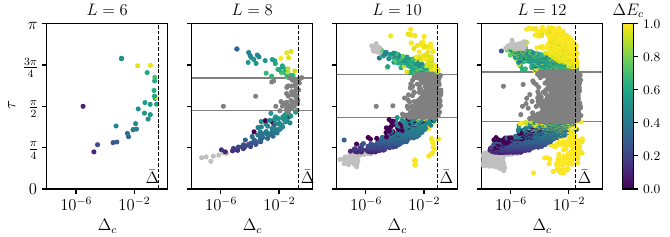

Reproduce this figure in Python.
import numpy as np
from matplotlib import rc
rc('text', usetex=True)
import matplotlib.pyplot as plt
import matplotlib.ticker as ticker

def cm_to_inch(value):
    return value/2.54

# parameters
g = 1.0
m = 1.0
h = 1.0
start = 0.0
res = 1000000

fig = plt.figure(1, figsize=(cm_to_inch(17), cm_to_inch(6)), constrained_layout=False)

for l, L in enumerate([6, 8, 10, 12]):

       plt.subplot(1, 4, l + 1)

       if L == 6:
              size = 13
              idx_final_0 = 28
              idx_initial_pi = 28
              tau_initial = 0.0
              tau_final = 0.0
              end = 3.141592653589793
              idx_hr = 0
              idx_res_upper = 28
              annotation = r"$(\mathrm{a}) \; L=6$"

              name = "hhz_scaled_gap_widths_and_energies_L" + str(L) \
              + "_tau_start" + str(start).replace(".", "-") + "_tau_end" + str(end).replace(".", "-") \
              + "_tau_res" + str(res) + ".npz"

              data = np.load(name)
              indices = data["idx"]
              widths = data["widths"]

              widths_x_0 = data["widths_x_0"]
              widths_z_0 = data["widths_z_0"]
              widths_zz_0 = data["widths_zz_0"]
              widths_avg_0 = 0.5 * (widths_x_0 + widths_z_0 + widths_zz_0)

              widths_x_pi = data["widths_x_pi"]
              widths_z_pi = data["widths_z_pi"]
              widths_zz_pi = data["widths_zz_pi"]
              widths_avg_pi = 0.5 * (widths_x_pi + widths_z_pi + widths_zz_pi)

              tau_min = start + indices[0] * (end - start) / res

              # plot results
              markersize = 7
              plt.axvline(2. * np.pi / size, color="black", ls="--", lw=0.75, zorder=4)

              # these lines are for all L
              scat = plt.scatter(widths[idx_hr:idx_final_0 + 1], tau_min[idx_hr:idx_final_0 + 1],  marker="o", s=markersize, c=np.absolute(widths_avg_0[idx_hr:idx_final_0 + 1]), cmap="viridis_r", vmin=0., vmax=5., zorder=3)
              scat = plt.scatter(widths[idx_initial_pi: idx_res_upper + 1], tau_min[idx_initial_pi: idx_res_upper + 1],  marker="o", s=markersize, c=np.absolute(widths_avg_pi[idx_initial_pi:idx_res_upper + 1]), cmap="viridis_r", vmin=0., vmax=5., zorder=3)

              for i in range(idx_res_upper, len(tau_min)):

                     if widths[i] < 1.e-5:
                            scat = plt.scatter(widths[i:i + 1], tau_min[i:i + 1], marker="o", s=markersize,
                                                        c="silver", cmap="viridis_r", vmin=0., vmax=5., zorder=3)

                     else:
                            scat = plt.scatter(widths[i:i + 1], tau_min[i:i + 1], marker="o", s=markersize,
                                                        c=np.absolute(widths_avg_pi[i:i + 1]), cmap="viridis_r", vmin=0.,
                                                        vmax=5., zorder=3)


              scat = plt.scatter(widths[idx_final_0 + 1: idx_initial_pi], tau_min[idx_final_0 + 1: idx_initial_pi],  marker="o", s=markersize, color="gray", zorder=3)

              plt.axhline(tau_initial, color="gray", lw=1, zorder=2)
              plt.axhline(tau_final, color="gray", lw=1, zorder=2)
              plt.annotate(r"$\bar{\Delta}$", (0.25 * np.pi / size, 0.1), fontsize=12, zorder=5)


              # plt.grid(color="black", lw=0.5, zorder=1)
              plt.xlabel(r"$\Delta_{c}$", fontsize=12)

              # # ylabel L = 6 only
              plt.ylabel(r"$\tau$", fontsize=12)

              plt.xscale("log")
              plt.xlim(1.e-8, 2.0)
              plt.xticks([1.e-6, 1.e-2], fontsize=12)


              plt.ylim(0.0, np.pi)

              # # L = 6
              plt.yticks([0, 0.25 * np.pi, 0.5 * np.pi, 0.75 * np.pi, np.pi], [r"$0$", r"$\frac{\pi}{4}$", r"$\frac{\pi}{2}$", r"$\frac{3\pi}{4}$", r"$\pi$"], fontsize=12)

              # annotate with system size
              # plt.gcf().text(0.02, 0.02, annotation, fontsize=8)
              plt.title(r"$L=" + str(L) + r"$", fontsize=12)


       elif L == 8:

              size = 30
              end = 3.141
              idx_final_0 = 97
              idx_initial_pi = 155
              tau_initial = 1.49
              tau_final = 2.105
              idx_res_upper = 190
              annotation = r"$(\mathrm{b}) \; L=8$"

              name = "hhz_scaled_gap_widths_and_energies_L" + str(L) \
              + "_tau_start" + str(start).replace(".", "-") + "_tau_end" + str(end).replace(".", "-") \
              + "_tau_res" + str(res) + ".npz"

              data = np.load(name)
              indices = data["idx"]
              widths = data["widths"]

              widths_x_0 = data["widths_x_0"]
              widths_z_0 = data["widths_z_0"]
              widths_zz_0 = data["widths_zz_0"]
              widths_avg_0 = 0.5 * (widths_x_0 + widths_z_0 + widths_zz_0)

              widths_x_pi = data["widths_x_pi"]
              widths_z_pi = data["widths_z_pi"]
              widths_zz_pi = data["widths_zz_pi"]
              widths_avg_pi = 0.5 * (widths_x_pi + widths_z_pi + widths_zz_pi)

              tau_min = start + indices[0] * (end - start) / res

              # high res (only for  L=8, 10, 12 - for L=6 comment all lines including high res data)
              start_hr = 0.25
              end_hr = 1.0
              res_hr = 15000000
              name = "hhz_scaled_gap_widths_and_energies_from_gaps_L" + str(L) \
                     + "_tau_start" + str(start_hr).replace(".", "-") + "_tau_end" + str(end_hr).replace(".", "-") \
                     + "_tau_res" + str(res_hr) + ".npz"

              data = np.load(name)
              tau_min_hr = data["times"]
              widths_hr = data["widths"]
              widths_avg_hr = data["widths_avg_0"]

              # fibd index between high res and low res
              idx_hr = np.searchsorted(tau_min, 1.0, side="right")

              # find index between resolution
              idx_res = np.searchsorted(tau_min_hr, 0.7, side="right")


              # plot results
              markersize = 7
              plt.axvline(2. * np.pi / size, color="black", ls="--", lw=0.75, zorder=4)


              # high res (only for  L=8, 10, 12 - for L=6 comment all lines including high res data)
              for i in range(idx_res):

                     if widths_hr[i] < 1.e-5:

                            scat_hr = plt.scatter(widths_hr[i:i + 1], tau_min_hr[i:i + 1],  marker="o", s=markersize, c="silver", cmap="viridis_r", vmin=0., vmax=5., zorder=3)

                     else:
                            scat_hr = plt.scatter(widths_hr[i:i + 1], tau_min_hr[i:i + 1],  marker="o", s=markersize, c=np.absolute(widths_avg_hr[i:i + 1]), cmap="viridis_r", vmin=0., vmax=5., zorder=3)


              scat_hr = plt.scatter(widths_hr[idx_res:], tau_min_hr[idx_res:],  marker="o", s=markersize, c=np.absolute(widths_avg_hr[idx_res:]), cmap="viridis_r", vmin=0., vmax=5., zorder=3)

              # these lines are for all L
              scat = plt.scatter(widths[idx_hr:idx_final_0 + 1], tau_min[idx_hr:idx_final_0 + 1],  marker="o", s=markersize, c=np.absolute(widths_avg_0[idx_hr:idx_final_0 + 1]), cmap="viridis_r", vmin=0., vmax=5., zorder=3)
              scat = plt.scatter(widths[idx_initial_pi: idx_res_upper + 1], tau_min[idx_initial_pi: idx_res_upper + 1],  marker="o", s=markersize, c=np.absolute(widths_avg_pi[idx_initial_pi:idx_res_upper + 1]), cmap="viridis_r", vmin=0., vmax=5., zorder=3)

              for i in range(idx_res_upper, len(tau_min)):

                     if widths[i] < 1.e-5:
                            scat = plt.scatter(widths[i:i + 1], tau_min[i:i + 1], marker="o", s=markersize,
                                                        c="silver", cmap="viridis_r", vmin=0., vmax=5., zorder=3)

                     else:
                            scat = plt.scatter(widths[i:i + 1], tau_min[i:i + 1], marker="o", s=markersize,
                                                        c=np.absolute(widths_avg_pi[i:i + 1]), cmap="viridis_r", vmin=0.,
                                                        vmax=5., zorder=3)


              scat = plt.scatter(widths[idx_final_0 + 1: idx_initial_pi], tau_min[idx_final_0 + 1: idx_initial_pi],  marker="o", s=markersize, color="gray", zorder=3)

              plt.axhline(tau_initial, color="gray", lw=1, zorder=2)
              plt.axhline(tau_final, color="gray", lw=1, zorder=2)
              plt.annotate(r"$\bar{\Delta}$", (3 * np.pi / size, 0.1), fontsize=12, zorder=5)


              # plt.grid(color="black", lw=0.5, zorder=1)
              plt.xlabel(r"$\Delta_{c}$", fontsize=12)

              plt.xscale("log")
              plt.xlim(1.e-8, 2.0)
              plt.xticks([1.e-6, 1.e-2], fontsize=12)


              plt.ylim(0.0, np.pi)

              # L=8, 10, 12
              plt.yticks([0, 0.25 * np.pi, 0.5 * np.pi, 0.75 * np.pi, np.pi], [], fontsize=12)

              # annotate with system size
              # plt.gcf().text(0.02, 0.02, annotation, fontsize=8)
              plt.title(r"$L=" + str(L) + r"$", fontsize=12)


       elif L == 10:
              size = 78
              idx_final_0 = 675
              idx_initial_pi = 1125
              end = 3.141592653589793
              idx_res_upper = 1320
              tau_initial = 1.36
              tau_final = 2.18
              annotation = r"$(\mathrm{c}) \; L=10$"

              name = "hhz_scaled_gap_widths_and_energies_L" + str(L) \
              + "_tau_start" + str(start).replace(".", "-") + "_tau_end" + str(end).replace(".", "-") \
              + "_tau_res" + str(res) + ".npz"

              data = np.load(name)
              indices = data["idx"]
              widths = data["widths"]

              widths_x_0 = data["widths_x_0"]
              widths_z_0 = data["widths_z_0"]
              widths_zz_0 = data["widths_zz_0"]
              widths_avg_0 = 0.5 * (widths_x_0 + widths_z_0 + widths_zz_0)

              widths_x_pi = data["widths_x_pi"]
              widths_z_pi = data["widths_z_pi"]
              widths_zz_pi = data["widths_zz_pi"]
              widths_avg_pi = 0.5 * (widths_x_pi + widths_z_pi + widths_zz_pi)

              tau_min = start + indices[0] * (end - start) / res

              # high res (only for  L=8, 10, 12 - for L=6 comment all lines including high res data)
              start_hr = 0.25
              end_hr = 1.0
              res_hr = 15000000
              name = "hhz_scaled_gap_widths_and_energies_from_gaps_L" + str(L) \
                     + "_tau_start" + str(start_hr).replace(".", "-") + "_tau_end" + str(end_hr).replace(".", "-") \
                     + "_tau_res" + str(res_hr) + ".npz"

              data = np.load(name)
              tau_min_hr = data["times"]
              widths_hr = data["widths"]
              widths_avg_hr = data["widths_avg_0"]

              # fibd index between high res and low res
              idx_hr = np.searchsorted(tau_min, 1.0, side="right")

              # find index between resolution
              idx_res = np.searchsorted(tau_min_hr, 0.7, side="right")


              # plot results
              markersize = 7
              plt.axvline(2. * np.pi / size, color="black", ls="--", lw=0.75, zorder=4)


              # high res (only for  L=8, 10, 12 - for L=6 comment all lines including high res data)
              for i in range(idx_res):

                     if widths_hr[i] < 1.e-5:

                            scat_hr = plt.scatter(widths_hr[i:i + 1], tau_min_hr[i:i + 1],  marker="o", s=markersize, c="silver", cmap="viridis_r", vmin=0., vmax=5., zorder=3)

                     else:
                            scat_hr = plt.scatter(widths_hr[i:i + 1], tau_min_hr[i:i + 1],  marker="o", s=markersize, c=np.absolute(widths_avg_hr[i:i + 1]), cmap="viridis_r", vmin=0., vmax=5., zorder=3)


              scat_hr = plt.scatter(widths_hr[idx_res:], tau_min_hr[idx_res:],  marker="o", s=markersize, c=np.absolute(widths_avg_hr[idx_res:]), cmap="viridis_r", vmin=0., vmax=5., zorder=3)

              # these lines are for all L
              scat = plt.scatter(widths[idx_hr:idx_final_0 + 1], tau_min[idx_hr:idx_final_0 + 1],  marker="o", s=markersize, c=np.absolute(widths_avg_0[idx_hr:idx_final_0 + 1]), cmap="viridis_r", vmin=0., vmax=5., zorder=3)
              scat = plt.scatter(widths[idx_initial_pi: idx_res_upper + 1], tau_min[idx_initial_pi: idx_res_upper + 1],  marker="o", s=markersize, c=np.absolute(widths_avg_pi[idx_initial_pi:idx_res_upper + 1]), cmap="viridis_r", vmin=0., vmax=5., zorder=3)

              for i in range(idx_res_upper, len(tau_min)):

                     if widths[i] < 1.e-5:
                            scat = plt.scatter(widths[i:i + 1], tau_min[i:i + 1], marker="o", s=markersize,
                                                        c="silver", cmap="viridis_r", vmin=0., vmax=5., zorder=3)

                     else:
                            scat = plt.scatter(widths[i:i + 1], tau_min[i:i + 1], marker="o", s=markersize,
                                                        c=np.absolute(widths_avg_pi[i:i + 1]), cmap="viridis_r", vmin=0.,
                                                        vmax=5., zorder=3)


              scat = plt.scatter(widths[idx_final_0 + 1: idx_initial_pi], tau_min[idx_final_0 + 1: idx_initial_pi],  marker="o", s=markersize, color="gray", zorder=3)

              plt.axhline(tau_initial, color="gray", lw=1, zorder=2)
              plt.axhline(tau_final, color="gray", lw=1, zorder=2)
              plt.annotate(r"$\bar{\Delta}$", (3 * np.pi / size, 0.1), fontsize=12, zorder=5)


              # plt.grid(color="black", lw=0.5, zorder=1)
              plt.xlabel(r"$\Delta_{c}$", fontsize=12)

              plt.xscale("log")
              plt.xlim(1.e-8, 2.0)
              plt.xticks([1.e-6, 1.e-2], fontsize=12)


              plt.ylim(0.0, np.pi)

              # L=8, 10, 12
              plt.yticks([0, 0.25 * np.pi, 0.5 * np.pi, 0.75 * np.pi, np.pi], [], fontsize=12)

              # annotate with system size
              # plt.gcf().text(0.02, 0.02, annotation, fontsize=8)
              plt.title(r"$L=" + str(L) + r"$", fontsize=12)

       else:
              L = 12
              size = 224
              idx_final_0 = 5500
              idx_initial_pi = 9500
              idx_res_upper = 11195
              tau_initial = 1.28
              tau_final = 2.22
              end = 3.141592653589793
              annotation = r"$(\mathrm{d}) \; L=12$"

              name = "hhz_scaled_gap_widths_and_energies_L" + str(L) \
              + "_tau_start" + str(start).replace(".", "-") + "_tau_end" + str(end).replace(".", "-") \
              + "_tau_res" + str(res) + ".npz"

              data = np.load(name)
              indices = data["idx"]
              widths = data["widths"]

              widths_x_0 = data["widths_x_0"]
              widths_z_0 = data["widths_z_0"]
              widths_zz_0 = data["widths_zz_0"]
              widths_avg_0 = 0.5 * (widths_x_0 + widths_z_0 + widths_zz_0)

              widths_x_pi = data["widths_x_pi"]
              widths_z_pi = data["widths_z_pi"]
              widths_zz_pi = data["widths_zz_pi"]
              widths_avg_pi = 0.5 * (widths_x_pi + widths_z_pi + widths_zz_pi)

              tau_min = start + indices[0] * (end - start) / res

              # high res (only for  L=8, 10, 12 - for L=6 comment all lines including high res data)
              start_hr = 0.25
              end_hr = 1.0
              res_hr = 15000000
              name = "hhz_scaled_gap_widths_and_energies_from_gaps_L" + str(L) \
                     + "_tau_start" + str(start_hr).replace(".", "-") + "_tau_end" + str(end_hr).replace(".", "-") \
                     + "_tau_res" + str(res_hr) + ".npz"

              data = np.load(name)
              tau_min_hr = data["times"]
              widths_hr = data["widths"]
              widths_avg_hr = data["widths_avg_0"]

              # fibd index between high res and low res
              idx_hr = np.searchsorted(tau_min, 1.0, side="right")

              # find index between resolution
              idx_res = np.searchsorted(tau_min_hr, 0.7, side="right")


              # plot results
              markersize = 7
              plt.axvline(2. * np.pi / size, color="black", ls="--", lw=0.75, zorder=4)


              # high res (only for  L=8, 10, 12 - for L=6 comment all lines including high res data)
              for i in range(idx_res):

                     if widths_hr[i] < 1.e-5:

                            scat_hr = plt.scatter(widths_hr[i:i + 1], tau_min_hr[i:i + 1],  marker="o", s=markersize, c="silver", cmap="viridis_r", vmin=0., vmax=5., zorder=3)

                     else:
                            scat_hr = plt.scatter(widths_hr[i:i + 1], tau_min_hr[i:i + 1],  marker="o", s=markersize, c=np.absolute(widths_avg_hr[i:i + 1]), cmap="viridis_r", vmin=0., vmax=5., zorder=3)


              scat_hr = plt.scatter(widths_hr[idx_res:], tau_min_hr[idx_res:],  marker="o", s=markersize, c=np.absolute(widths_avg_hr[idx_res:]), cmap="viridis_r", vmin=0., vmax=5., zorder=3)

              # these lines are for all L
              scat = plt.scatter(widths[idx_hr:idx_final_0 + 1], tau_min[idx_hr:idx_final_0 + 1],  marker="o", s=markersize, c=np.absolute(widths_avg_0[idx_hr:idx_final_0 + 1]), cmap="viridis_r", vmin=0., vmax=5., zorder=3)
              scat = plt.scatter(widths[idx_initial_pi: idx_res_upper + 1], tau_min[idx_initial_pi: idx_res_upper + 1],  marker="o", s=markersize, c=np.absolute(widths_avg_pi[idx_initial_pi:idx_res_upper + 1]), cmap="viridis_r", vmin=0., vmax=5., zorder=3)

              for i in range(idx_res_upper, len(tau_min)):

                     if widths[i] < 1.e-5:
                            scat = plt.scatter(widths[i:i + 1], tau_min[i:i + 1], marker="o", s=markersize,
                                                        c="silver", cmap="viridis_r", vmin=0., vmax=5., zorder=3)

                     else:
                            scat = plt.scatter(widths[i:i + 1], tau_min[i:i + 1], marker="o", s=markersize,
                                                        c=np.absolute(widths_avg_pi[i:i + 1]), cmap="viridis_r", vmin=0.,
                                                        vmax=5., zorder=3)


              scat = plt.scatter(widths[idx_final_0 + 1: idx_initial_pi], tau_min[idx_final_0 + 1: idx_initial_pi],  marker="o", s=markersize, color="gray", zorder=3)

              plt.axhline(tau_initial, color="gray", lw=1, zorder=2)
              plt.axhline(tau_final, color="gray", lw=1, zorder=2)
              plt.annotate(r"$\bar{\Delta}$", (3 * np.pi / size, 0.1), fontsize=12, zorder=5)


              # plt.grid(color="black", lw=0.5, zorder=1)
              plt.xlabel(r"$\Delta_{c}$", fontsize=12)

              plt.xscale("log")
              plt.xlim(1.e-8, 2.0)
              plt.xticks([1.e-6, 1.e-2], fontsize=12)


              plt.ylim(0.0, np.pi)

              # L=8, 10, 12
              plt.yticks([0, 0.25 * np.pi, 0.5 * np.pi, 0.75 * np.pi, np.pi], [], fontsize=12)

              # annotate with system size
              # plt.gcf().text(0.02, 0.02, annotation, fontsize=8)
              plt.title(r"$L=" + str(L) + r"$", fontsize=12)




# colorbar
# colorbar L = 12 only
cax = plt.axes([0.93, 0.2, 0.15, 0.7])
cax.set_xticks([], [])
cax.set_yticks([], [])
clb = plt.colorbar(scat, ax=cax, pad=0.0, fraction=1, orientation="vertical", aspect=15)
clb.ax.tick_params(labelsize=9.5)
clb.ax.set_title(r"$\Delta E_{c}$", fontsize=12)

plt.subplots_adjust(hspace=0.2, left=0.07, right=0.9, top=0.9, bottom=0.2)
plt.savefig("Fig6.pdf", format="pdf")
# plt.show()